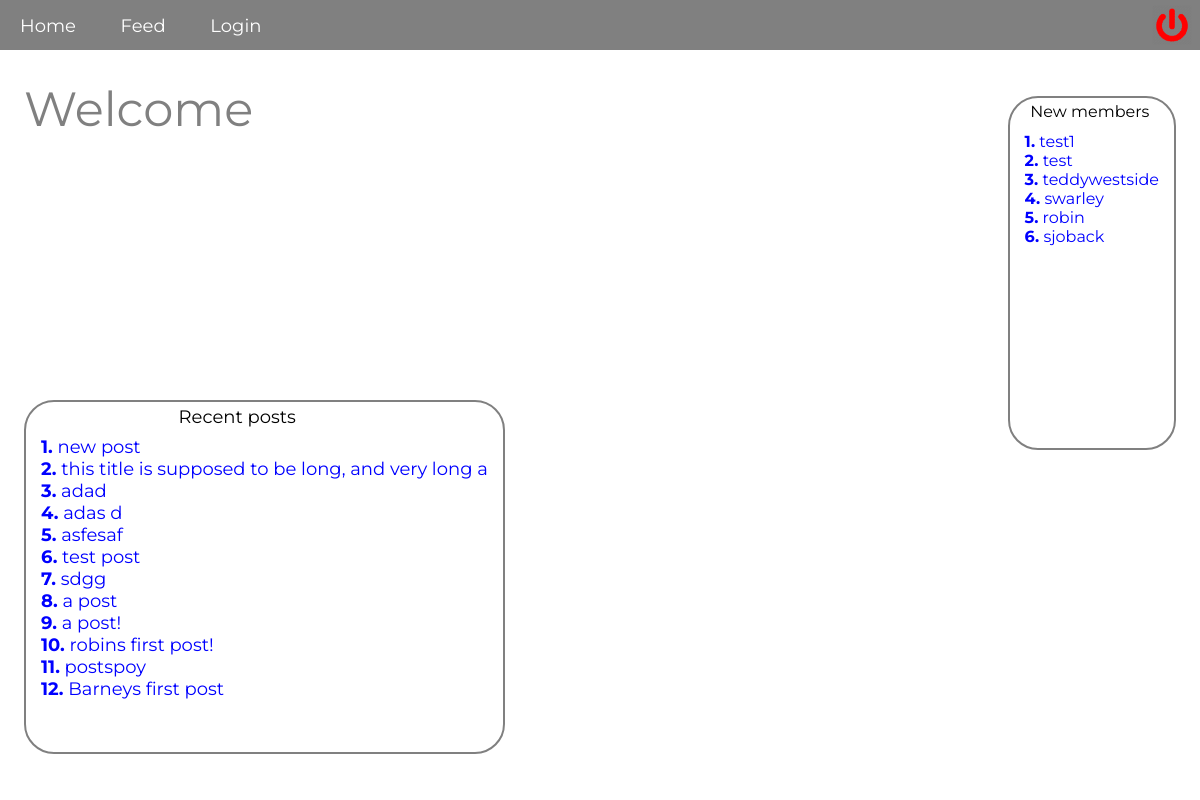
The page / on the database its author committed.
### tables this page shows
CREATE TABLE "users" (
        `id`    INTEGER NOT NULL PRIMARY KEY AUTOINCREMENT UNIQUE,
        `name`  VARCHAR NOT NULL,
        `username`      VARCHAR NOT NULL UNIQUE,
        `email` VARCHAR NOT NULL,
        `password`      VARCHAR NOT NULL,
        `biography`     VARCHAR NOT NULL,
        `img`           VARCHAR,
        `joined`     VARCHAR
);

CREATE TABLE "posts" (
        `id`       INTEGER NOT NULL,
        `post_id`       INTEGER NOT NULL PRIMARY KEY AUTOINCREMENT UNIQUE,
        `title` VARCHAR NOT NULL,
        `description`   VARCHAR NOT NULL,
        `url`   VARCHAR NOT NULL,
        `posted`      VARCHAR,
        `edited`     VARCHAR
);

### logic/homePage.php (called while the page is built)
<?php
$query = "SELECT * FROM users ORDER BY joined ASC LIMIT 10";
$statement = $pdo->prepare($query);
$statement->execute();
$users = $statement->fetchAll(PDO::FETCH_ASSOC);
$query = "SELECT * FROM posts ORDER BY posted DESC LIMIT 15";
$statement = $pdo->prepare($query);
$statement->execute();
$posts = $statement->fetchAll(PDO::FETCH_ASSOC);

### index.php (the view)
<?php
require __DIR__.'/views/header.php';
require __DIR__.'/logic/homePage.php';
$i = 1;
$y= 1;
?>
<div class="index-wrapper">
   <p class="header-text">Welcome</p>
   <div class="new-members">
      <div class="new-members-header">New members</div>
      <br>
      <?php foreach($users as $user): ?>
         <div class="member-username">
            <a href="/pages/profile.php?id=<?php echo $user['id'] ?>" class="member-username"><?php echo "<b>". $i++. ".</b> "; ?><?php echo $user['username']; ?></a>
         </div>
      <?php endforeach; ?>
   </div>
   <div class="new-posts">
      <div class="new-posts-header">Recent posts</div>
      <br>
      <?php foreach($posts as $post): ?>
         <a href="/pages/comment.php?id=<?php echo $post['post_id'] ?>" class="member-title"><?php echo "<b>". $y++. ".</b> ". substr($post['title'], 0, 50); ?></a>
         <br>
      <?php endforeach; ?>
   </div>
</div>
<?php require __DIR__.'/views/footer.php'; ?>

### css/main.css (style rules this page uses)
* { margin: 0px; font-family: Montserrat; }
body { color: #404040; background-size: cover; background-attachment: fixed; }
a { text-decoration: none; outline: none; margin: 20px; color: white; }
.header-text { font-size: 48px; position: fixed; top: 10%; left: 2%; color: grey; }
.index-wrapper { position: absolute; width: 100%; height: 100%; background-image: url("/img/1.gif"); background-size: 90% 100%; }
.new-members-header { position: absolute; top: 1%; right: 15%; color: black; }
.new-members { position: absolute; top: 12%; right: 2%; height: 40%; background-color: rgba(255, 255, 255, 0.8); border: 2px solid grey;; color: black; padding: 15px; border-radius: 30px; }
.new-posts-header { position: absolute; top: 1%; left: 32%; color: black; font-size: 18px; }
.new-posts { position: absolute; top: 50%; left: 2%; height: 40%; background-color: rgba(255, 255, 255, 0.8); border: 2px solid grey;; color: black; padding: 15px; border-radius: 30px; }
.member-username { margin: 0; color: blue; font-size: 16px; }
.member-title { margin: 0; color: blue; font-size: 18px; }

### rows shown on the page
users: username "test1"
users: username "test"
users: username "teddywestside"
users: username "swarley"
users: username "robin"
users: username "sjoback"
posts: title "new post"
posts: title "this title is supposed to be long, and very long a"
posts: title "adad"
posts: title "adas d"
posts: title "asfesaf"
posts: title "test post"
posts: title "sdgg"
posts: title "a post"
posts: title "a post!"
posts: title "robins first post!"
posts: title "postspoy"
posts: title "Barneys first post"
